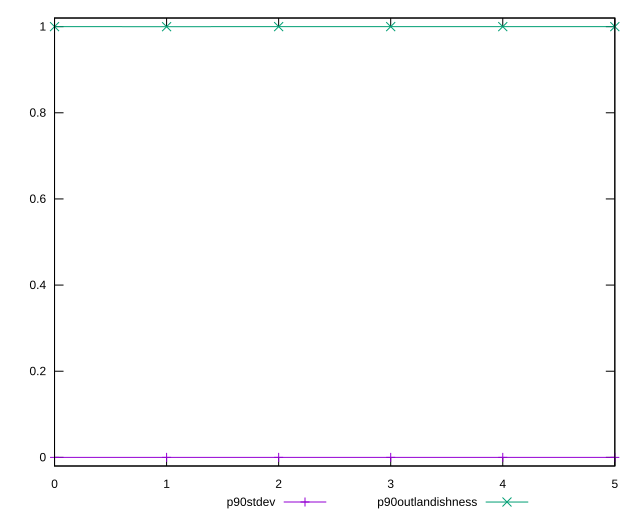

Reproduce this figure in gnuplot.
reset

$p90Stdev <<EOF
0 0
1 0
2 0
3 0
4 0
5 0
EOF

$p90Outlandishness <<EOF
0 1
1 0.9998578249590083
2 1
3 1
4 1
5 1
EOF

set key outside below
set xrange [0:5]
set yrange [-0.02:1.02]
set trange [-0.02:1.02]
set terminal svg size 640, 520 enhanced background rgb 'white'
set output "reprap/dom-size/progression/stddev.svg"

plot $p90Stdev title "p90stdev" with linespoints, \
     $p90Outlandishness title "p90outlandishness" with linespoints

reset
